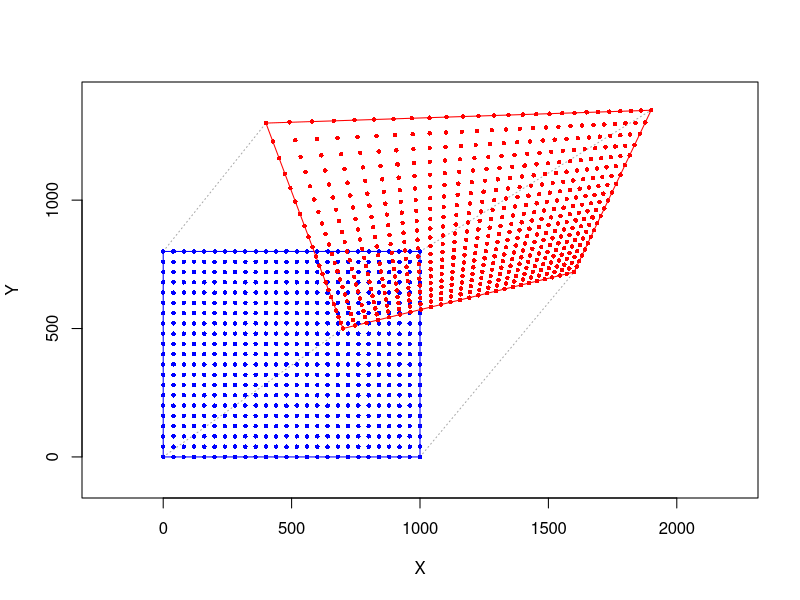

This figure's R source:
# Linear keystone distortion correction
# www.overfitting.net
# https://www.overfitting.net/

library(png)

# Keystone correction equations:
# https://discorpy.readthedocs.io/en/latest/tutorials/methods.html
# "2.2.7. Calculating coefficients of a correction model for perspective distortion"

# Distorted reference points
xd=c(0, 1000, 1000, 0)
yd=c(0, 0, 800, 800)

# Undistorted points
xu=c(-100, 800, 1100, -400)+800
yu=c(-100, 120, 750, 700)+600


# Solve 8 equations linear system: A * k = b -> k = inv(A) * b
A=matrix(nrow=8, ncol=8)
A[1,]=c(xd[1], yd[1], 1, 0,     0,     0, -xd[1]*xu[1], -yd[1]*xu[1])
A[2,]=c(0,     0,     0, xd[1], yd[1], 1, -xd[1]*yu[1], -yd[1]*yu[1])
A[3,]=c(xd[2], yd[2], 1, 0,     0,     0, -xd[2]*xu[2], -yd[2]*xu[2])
A[4,]=c(0,     0,     0, xd[2], yd[2], 1, -xd[2]*yu[2], -yd[2]*yu[2])
A[5,]=c(xd[3], yd[3], 1, 0,     0,     0, -xd[3]*xu[3], -yd[3]*xu[3])
A[6,]=c(0,     0,     0, xd[3], yd[3], 1, -xd[3]*yu[3], -yd[3]*yu[3])
A[7,]=c(xd[4], yd[4], 1, 0,     0,     0, -xd[4]*xu[4], -yd[4]*xu[4])
A[8,]=c(0,     0,     0, xd[4], yd[4], 1, -xd[4]*yu[4], -yd[4]*yu[4])

b=as.matrix(c(xu[1], yu[1], xu[2], yu[2], xu[3], yu[3], xu[4], yu[4]))

k=solve(A, b)  # equivalent to solve(A) %*% b

# Undo distortion function
undo.keystone = function(xd, yd, k) {
    xu = (k[1]*xd+k[2]*yd+k[3]) / (k[7]*xd+k[8]*yd+1)
    yu = (k[4]*xd+k[5]*yd+k[6]) / (k[7]*xd+k[8]*yd+1)
    return(c(xu, yu))  # return pair (xu, yu)
}

# Check it works fine -> OK
for (i in 1:4) {
    print(undo.keystone(xd[i], yd[i], k))
}

# Plot
plot(c(xd, xd[1]), c(yd, yd[1]), type='l', col='blue', asp=1,
     xlab='X', ylab='Y', xlim=c(-100,2100), ylim=c(-100,1400))
lines(c(xu, xu[1]), c(yu, yu[1]), type='l', col='red')

for (i in 1:4) {
    lines(c(xd[i], xu[i]), c(yd[i], yu[i]), type='l', lty=3, col='darkgray')
}


# Grid
xdp=c()
ydp=c()
R=40
for (i in 0:25) {
    for (j in 0:20) {
        xdp=c(xdp, R*i)
        ydp=c(ydp, R*j)
    }
}

lines(xdp, ydp, type='p', col='blue', pch=16, cex=0.6)
for (i in 1:length(xdp)) {
    xuyu=undo.keystone(xdp[i], ydp[i], k)
    lines(xuyu[1], xuyu[2], type='p', col='red', pch=16, cex=0.6)
}
